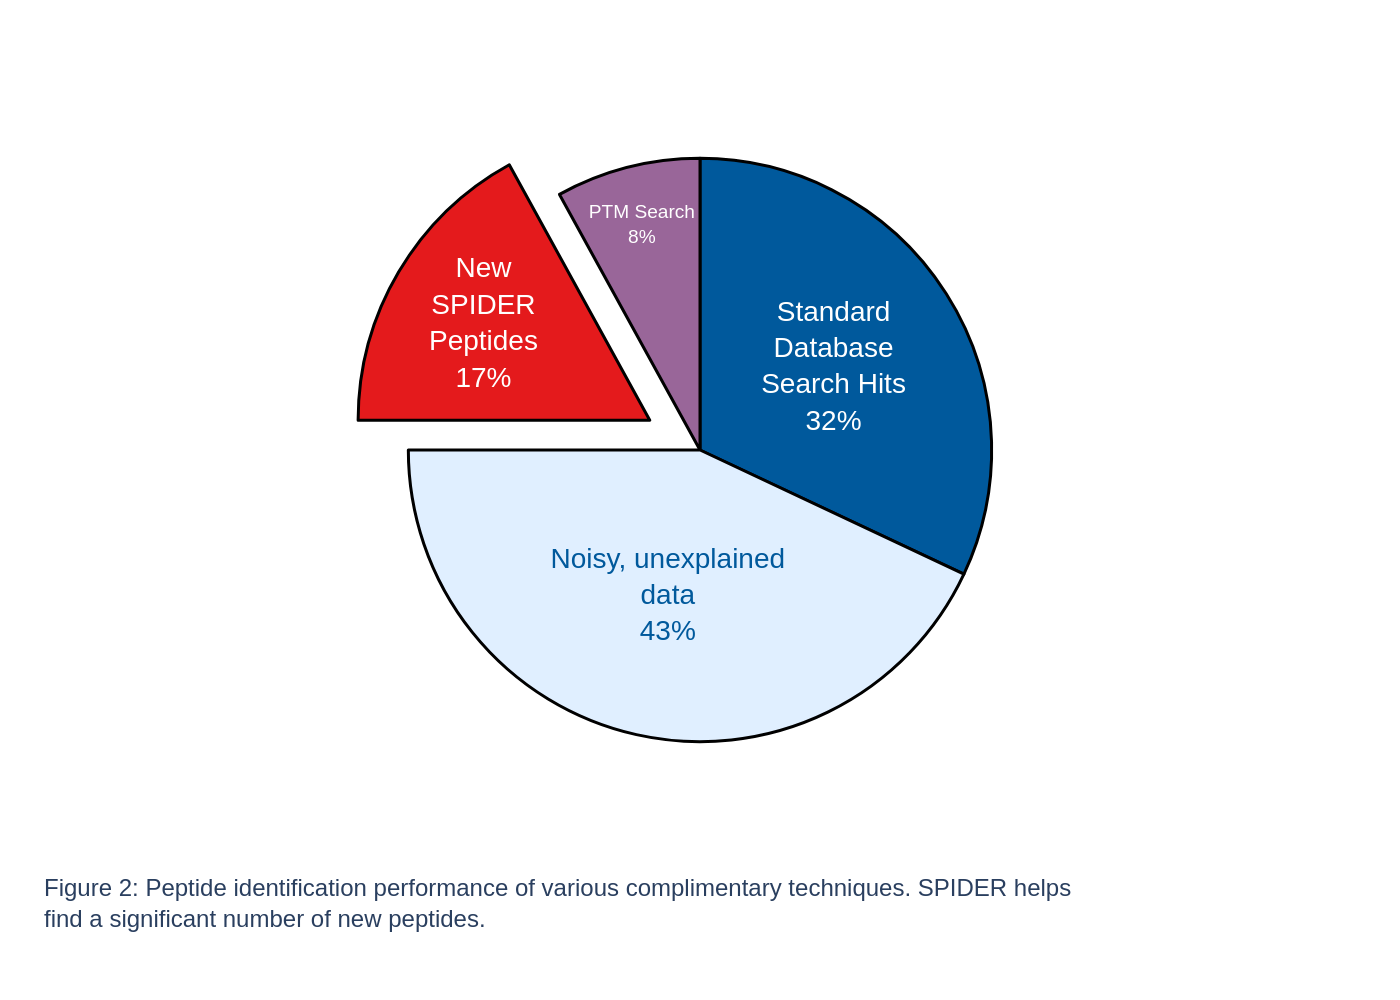

Recreate this plot in Python.
import sys
import json
import os
import plotly.graph_objects as go

# Ensure the script is called with a JSON file path
if len(sys.argv) != 2:
    print("Usage: python generate_chart.py <path_to_json_file>")
    sys.exit(1)

json_path = sys.argv[1]

# Read data from the specified JSON file
try:
    with open(json_path, 'r', encoding='utf-8') as f:
        config = json.load(f)
except FileNotFoundError:
    print(f"Error: JSON file not found at {json_path}")
    sys.exit(1)

# Extract data and configuration from the JSON object
chart_data = config['chart_data']
texts = config['texts']
colors = config['colors']
style = config.get('style', {})

# Prepare data for Plotly
labels = [d['label'] for d in chart_data]
values = [d['value'] for d in chart_data]
pull_values = style.get('pull', [0] * len(chart_data))
text_colors = style.get('text_colors', ['#000000'] * len(chart_data))

# Create the pie chart trace
# Note: The 3D "extruded" effect of the original is not a standard feature in Plotly.
# This recreation uses a 2D pie chart with an exploded slice to preserve the key data representation.
pie_trace = go.Pie(
    labels=labels,
    values=values,
    marker=dict(colors=colors, line=dict(color='#000000', width=1.5)),
    pull=pull_values,
    textinfo='label+percent',
    textposition='inside',
    textfont=dict(color=text_colors[0]), # Set a default color, will be overridden below if multiple specified
    insidetextorientation='horizontal',
    sort=False  # This is crucial to preserve the original order of slices
)

fig = go.Figure(data=[pie_trace])

# Since text colors vary per slice, we must update the trace's textfont.color array
fig.update_traces(textfont=dict(color=text_colors, size=14))


# Update layout for a professional look and feel
title_text = ""
if texts.get('title'):
    title_text += f"<b>{texts['title']}</b>"
if texts.get('subtitle'):
    title_text += f"<br><sub>{texts['subtitle']}</sub>" if title_text else texts['subtitle']

fig.update_layout(
    title_text=title_text if title_text else None,
    title_x=0.5,
    font=dict(family="Arial"),
    showlegend=False,
    margin=dict(l=20, r=20, t=50, b=100),  # Adjust bottom margin for the source text
    annotations=[
        dict(
            text=texts.get('source', ''),
            showarrow=False,
            xref="paper",
            yref="paper",
            x=0,
            y=-0.1,  # Positioned below the plot area
            xanchor='left',
            yanchor='top',
            align='left',
            font=dict(size=12)
        )
    ]
)

# Generate the output filename from the input JSON path
base_filename = os.path.splitext(os.path.basename(json_path))[0]
output_filename = f"{base_filename}.png"

# Save the figure as a high-resolution PNG image
fig.write_image(output_filename, scale=2)

print(f"Chart saved to {output_filename}")
